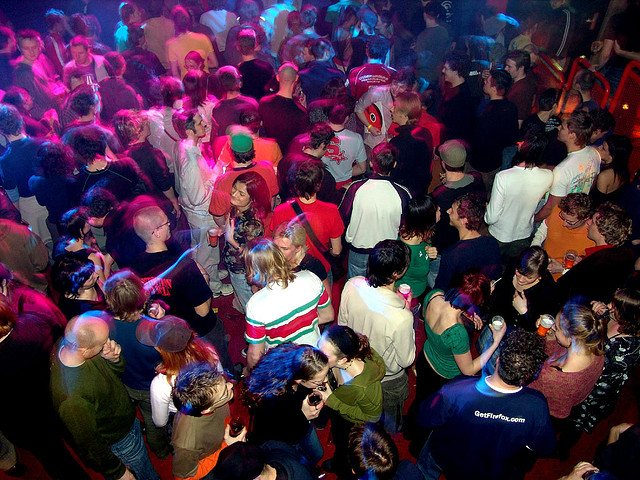
#> input picture images/flickr_map_training/100.jpg, 640 x 480 px
$ jupyter execute --allow-errors 07c_bag_of_features.ipynb
#> lines starting #> are read from the running program, lines starting #| are printed output that depends on the picture
## 07 - Image descriptors

### Part 3 - Bag of Features

**Bag of Features** (or Bag of Visual Words) is a framework to learn descriptors based on patches of data.

It has the following general steps:

1. extract features locally

2. quantize or cluster the local features

3. learn a vocabulary of visual words: dictionary

4. obtain descriptors as the frequency of visual words in an image, i.e. histogram

This technique was inspired on Textons for texture analysis and the Bag-of-Words method for text analysis.

---

In the example above, we have 3 images, represented using a set of representatives subimages forming a **visual dictionary**

In order to describe each subimage:
* the actual pixel space
* extracted features/descriptors.

From each subimage, we check its similarity with the dictionary and count the ocurrence of the most similar visual word.

---
The steps

1. define the base features

2. extract the features locally from *patches*, e.g. subimages

3. feature space is formed by multiple local feature vectors
    * multiple vectors per image, extracted from *patches*


4. learn a *dictionary* with $K$ visual words,
    * quantize the features
    * run a clustering algorithm


5. the resulting descriptor is a histogram obtained by:
    1. set a *bin* for each dictionary word,
    2. extract the next *patch*
    3. count +1 to the codeword in the dictionary that is more similar to the features from the new *patch*


---
### Step 1 - get images and patches

using function `extract_patches_2d()` from `sklearn.feature_extraction.image`

We are going to use also:
* joblib: Parallel, delayed - to execute function in parallel
* os: listdir - to list files in a folder

[cell 1]
import numpy as np
import matplotlib.pyplot as plt

from os import listdir
from imageio import imread
from sklearn.feature_extraction.image import extract_patches_2d
from sklearn.decomposition import PCA
from sklearn.cluster import KMeans
from joblib import Parallel, delayed
from skimage import feature

def get_patches(img_file, random_state, patch_size=(11, 11), n_patches=250):
    '''Extracts subimages
       Parameters
           img_file: path for an image
           patch_size: size of each patch
           n_patches: number of patches to be extracted
    '''
#> called with img_file = './images/flickr_map_training/100.jpg', random_state = 1, patch_size = (15, 15), n_patches = 250

    img = imread(img_file)
#> img is the input picture: shape (480, 640, 3); mean R, G, B 73.4, 49.2, 68.7

    # Extract subimages
    patch = extract_patches_2d(img,
                               patch_size=patch_size,
                               max_patches=n_patches,
                               random_state=random_state)

    return patch.reshape((n_patches,
                          np.prod(patch_size) * len(img.shape)))
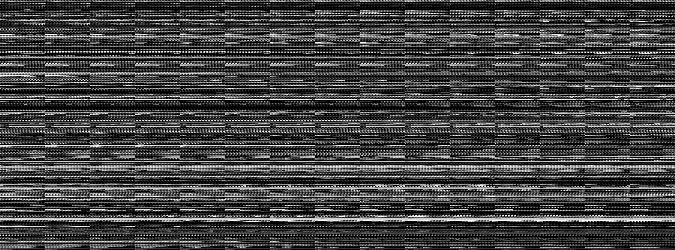
#> returned value: shape (250, 675); min 0, max 255, mean 67

---

We have to define
* the size of the patch and number of patches per image
* the path to search for training images
* note each patch has an extra dimension due to the color channels (1 for graylevel, 3 for RGB)

[cell 2]
# BOF parameters
tam_patch = (15, 15)
n_patches = 250
path_imgs = './images/flickr_map_training/'
random_state = 1

# get list of files
l_imgs = listdir(path_imgs)
# total of images
n_imgs = len(l_imgs)

# Extract patches in parallel
# returns a list of the same size of the number of images
patch_arr = Parallel(n_jobs=-1)(delayed(get_patches)(path_imgs+arq_img,
                                                    random_state,
                                                    tam_patch,
                                                    n_patches)
                                for arq_img in l_imgs)
#> call 2 of get_patches, with img_file = './images/flickr_map_training/101.jpg', random_state = 1, patch_size = (15, 15), n_patches = 250
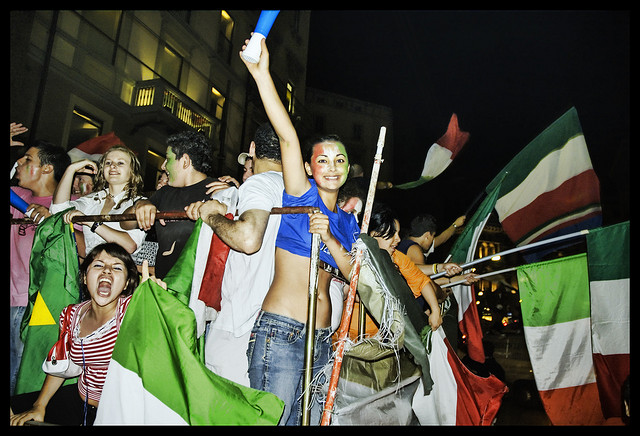
#> input picture images/flickr_map_training/101.jpg, 640 x 436 px
#> in get_patches, img is the input picture: shape (436, 640, 3); mean R, G, B 78.1, 79.5, 64.8
#> in get_patches (call 2), `return patch.reshape((n_patches, np.prod(patch_size) * len(img.shape)))`:
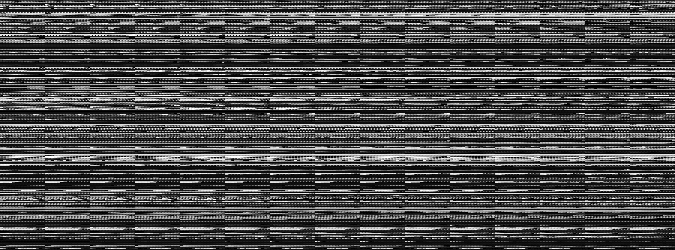
#> returned value: shape (250, 675); min 0, max 255, mean 74.7
#> call 3 of get_patches, with img_file = './images/flickr_map_training/102.jpg', random_state = 1, patch_size = (15, 15), n_patches = 250
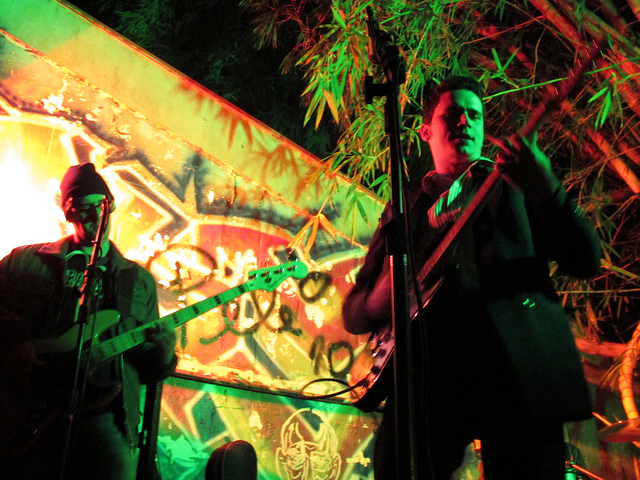
#> input picture images/flickr_map_training/102.jpg, 640 x 480 px
#> in get_patches, img is the input picture: shape (480, 640, 3); mean R, G, B 94.2, 82.8, 43.4
#> in get_patches (call 3), `return patch.reshape((n_patches, np.prod(patch_size) * len(img.shape)))`:
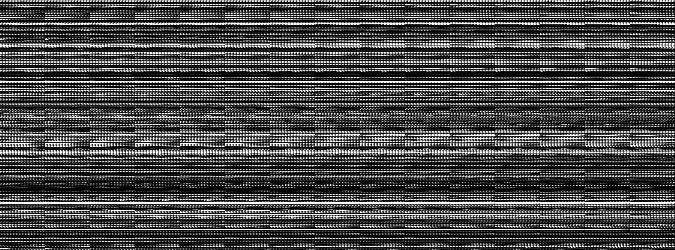
#> returned value: shape (250, 675); min 0, max 255, mean 74.8
#> patch_arr = 3 items

print('Patches extracted to create dictionary of features')
print('Total of images = ', len(patch_arr))
#| Total of images =  3
print('Size of each array of patches = ', patch_arr[0].shape)
#| Size of each array of patches =  (250, 675)

# shows some image patches
img_ind = 32
plt.figure(figsize=(8,3))
#> (the rest of this cell did not finish here and is left out)

---
### Step 2 - obtain features from patches

We are going to use LBP features as base descriptor

[cell 3]
def lbp_features(img, radius=1, sampling_pixels=8):

    # LBP operates in single channel images so if RGB images are provided
    # we have to convert it to grayscale
    if (len(img.shape) > 2):
        img = img.astype(float)
        # RGB to grayscale convertion using Luminance
        img = img[:,:,0]*0.3 + img[:,:,1]*0.59 + img[:,:,2]*0.11

    # converting to uint8 type for 256 graylevels
    img = img.astype(np.uint8)

    # normalize values can also help improving description
    i_min = np.min(img)
    i_max = np.max(img)
    if (i_max - i_min != 0):
        img = (img - i_min)/(i_max-i_min)

    # compute LBP
    lbp = feature.local_binary_pattern(img, sampling_pixels, radius, method="uniform")

    # LBP returns a matrix with the codes, so we compute the histogram
    (hist, _) = np.histogram(lbp.ravel(), bins=np.arange(0, sampling_pixels + 3), range=(0, sampling_pixels + 2))

    # normalization
    hist = hist.astype("float")
    hist /= (hist.sum() + 1e-6)
    # return the histogram of Local Binary Patterns
    return hist

[cell 4]
patch_arr = np.array(patch_arr, copy=True)
patch_arr = patch_arr.reshape((patch_arr.shape[0] * patch_arr.shape[1],
                               tam_patch[0],tam_patch[0],3))

# obtaining features lbp for each patch
patch_lbp = []
for pat in patch_arr:
        f = lbp_features(pat,2,8)
        patch_lbp.append(f)
#> this loop made 750 passes
#> (i_min in lbp_features, i_max in lbp_features, hist in lbp_features) on passes 1, 2, 4: (27, 153, [22, 28, 29, 30, 30, 16, 11, 15, 9, 35]), (50, 203, [34, 26, 18, 24, 19, 23, 8, 14, 8, 51]), (14, 200, [25, 31, 26, 18, 23, 21, 6, 11, 15, 49])
#> after the loop, patch_lbp = 750 items

patch_lbp = np.array(patch_lbp, copy=False)
print('Instances = ', len(patch_lbp), ' size = ', patch_lbp[0].shape[0])
#| Instances =  750  size =  10
print('Created LBP feature spaces')
print('\tpatches = ', len(patch_lbp), ' size = ', patch_lbp[0].shape[0])
#| 	patches =  750  size =  10

---
### Step 3 - learn dictionary

We are going to use a clustering algorithm, KMeans, defining the number of visual words
* can range from 25 to 1000

[cell 5]
n_dic = 50 # size of the dictionary
random_state = 1

# Define a KMeans clustering model
kmeans_model = KMeans(n_clusters=n_dic,
                      verbose=False,
                      init='random',
                      random_state=random_state,
                      n_init=3)
# fit the model
kmeans_model.fit(patch_lbp)

[cell 6]
plt.scatter(patch_lbp[:, 0], patch_lbp[:, 1], c=kmeans_model.labels_)
plt.title('2 LBP components and its labels')
plt.axis('off')
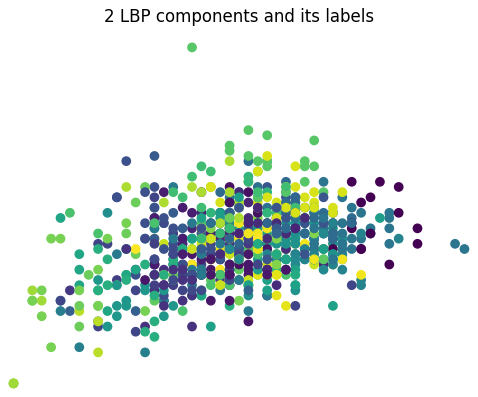
#> figure drawn by matplotlib, 1 panel

---
### Step 4 - obtain histograms from Bag of features

Since we have `n_imgs` with `n_patches`

We check the frequency of each visual word in each training images

[cell 7]
# compute features for each image
img_feats = []
for i in range(n_imgs):
    # predicting n_patches of an image
    y = kmeans_model.predict(patch_lbp[i*n_patches: (i*n_patches)+n_patches])

    # computes histogram and append in the array
    hist_bof,_ = np.histogram(y, bins=range(n_dic+1), density=True)
    img_feats.append(hist_bof)
#> after the loop, img_feats = 3 items

img_feats = np.array(img_feats, copy=False)
print('Number of images and features = ', img_feats.shape)
#| Number of images and features =  (3, 50)

Array `img_feats` is a set of features for each image

---
### Step 5 - using features for recognition

Let us use the features for *content-based image retrieval*

[cell 8]
path_query = './images/flickr_map_test/flower.jpg'
# get query patches
query_patches = get_patches(path_query, random_state, tam_patch, n_patches)
#> call 4 of get_patches, with img_file = './images/flickr_map_test/flower.jpg', random_state = 1, patch_size = (15, 15), n_patches = 250
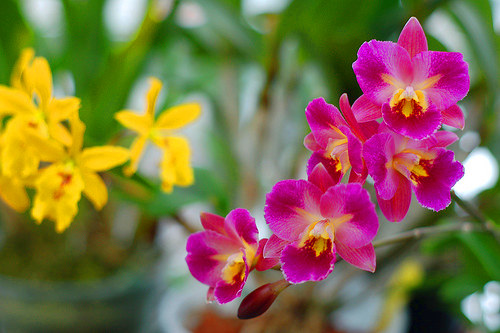
#> input picture images/flickr_map_test/flower.jpg, 500 x 333 px
#> in get_patches, img is the input picture: shape (333, 500, 3); mean R, G, B 128.4, 108.4, 74.4
#> in get_patches (call 4), `return patch.reshape((n_patches, np.prod(patch_size) * len(img.shape)))`:
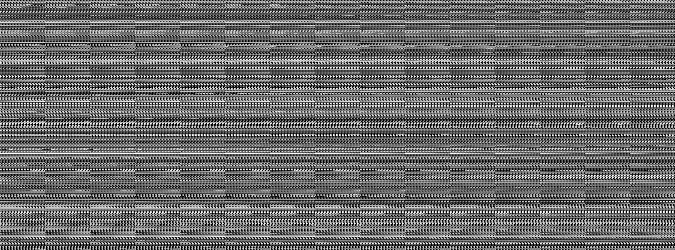
#> returned value: shape (250, 675); min 0, max 255, mean 106.8
query_patches = np.array(query_patches, copy=False)

query_patches = query_patches.reshape((query_patches.shape[0],
                               tam_patch[0],tam_patch[0],3))

print('Extracted patches')
print(query_patches.shape)
#| (250, 15, 15, 3)

# get LBP feathres
query_lbp = []
for pat in query_patches:
        f = lbp_features(pat,2,8)
        query_lbp.append(f)
#> this loop made 250 passes
#> (i_min in lbp_features, i_max in lbp_features, hist in lbp_features) on passes 1 to 3: (105, 181, [12, 26, 24, 44, 48, 29, 15, 6, 4, 17]), (76, 185, [10, 13, 30, 63, 46, 24, 9, 4, 6, 20]), (59, 189, [22, 26, 32, 32, 19, 26, 17, 9, 7, 35])

query_lbp = np.array(query_lbp, copy=False)
print('LBP extractd')
print(query_lbp.shape)
#| (250, 10)

# get visual words for query
y = kmeans_model.predict(query_lbp)
# computes descriptor
query_feats,_ = np.histogram(y, bins=range(n_dic+1), density=True)

# computes distances
dists = []
for i in range(n_imgs):
    diq = np.sqrt(np.sum((img_feats[i]-query_feats)**2))
    dists.append(diq)

# check the nearest images
k = 8
k_cbir = np.argsort(dists)[:k]

import imageio
imgq = imageio.imread(path_query)

plt.figure(figsize=(12,8))
plt.subplot(331); plt.imshow(imgq)
plt.title('Query'); plt.axis('off')

imgs = []
#> (the rest of this cell did not finish here and is left out)
